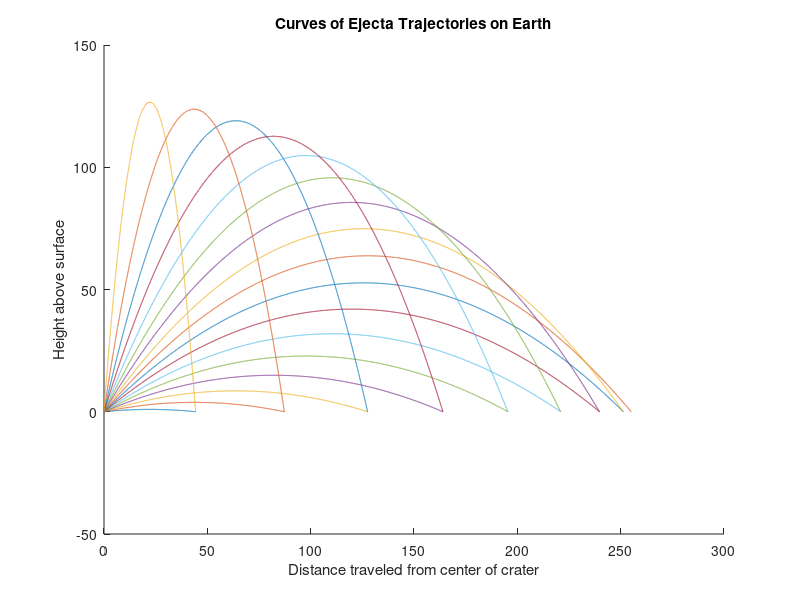
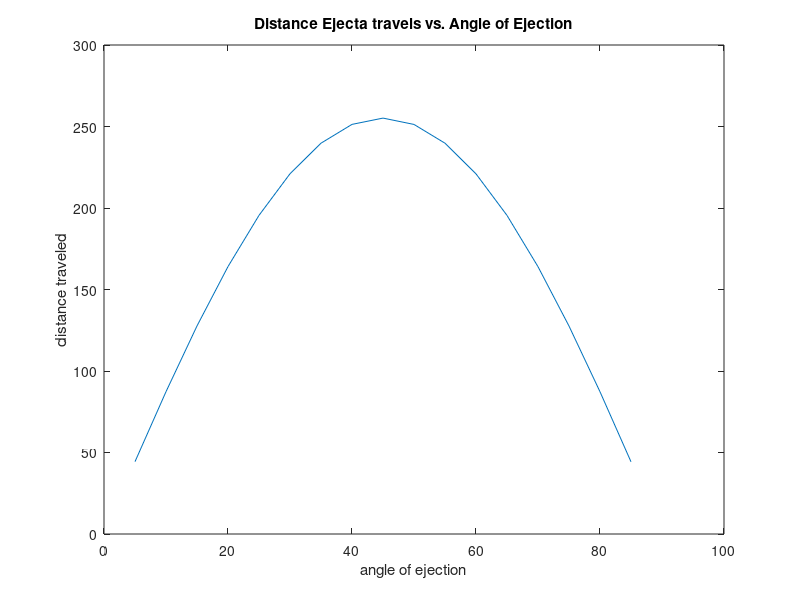
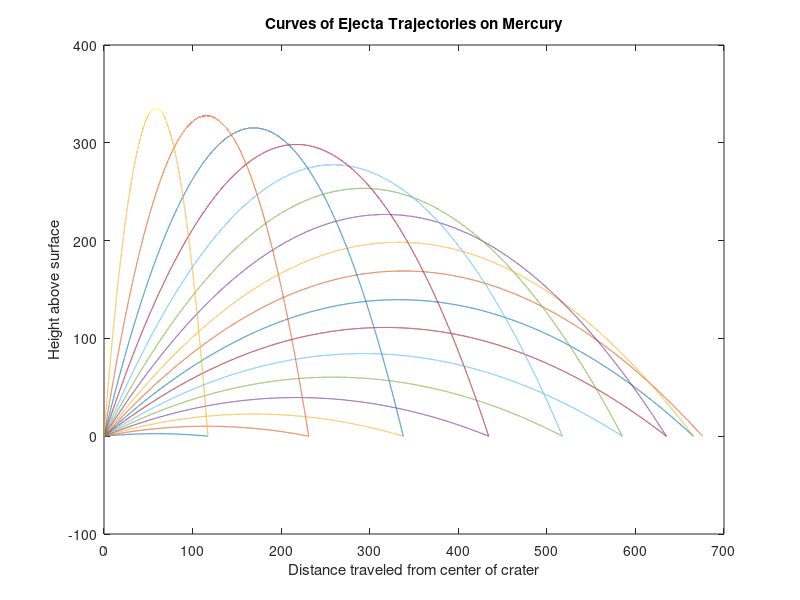
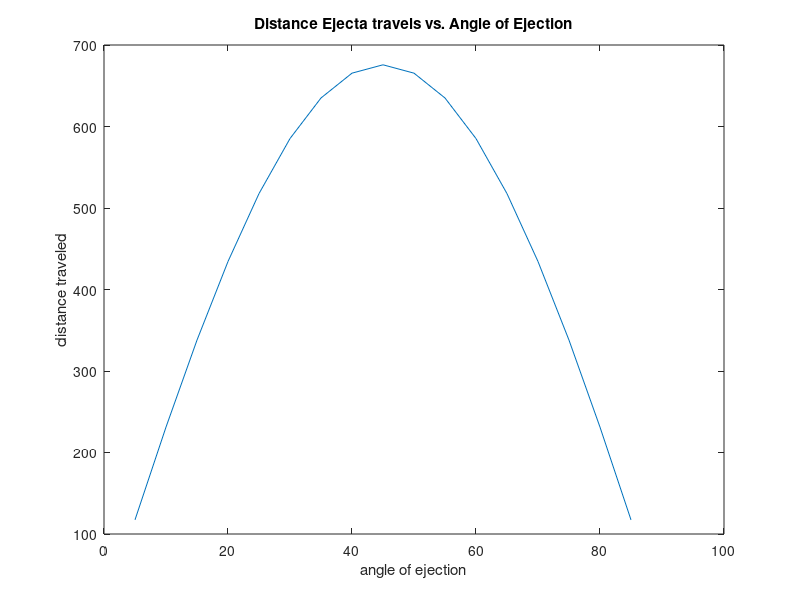

MATLAB code to generate these figures, in order:
function ejecta
% This file will compute the behavior of ejecta on Mercury and Earth
%   This file assumes that the ejecta leave from the center of the crater
%   and travel at an initial velocity of 50 m/s

%   This file is written as a function to avoid side effects
%   This file does not return any values, but rather 4 plots
%       2 plots showing the trajectories of the ejecta
%       2 plots showing the distance the ejecta travels as a function of
%           ejection angle

close all

v_ejecta = 50;   % Velocity of Ejected material in m/s
y_0      = 0;    % Initial height of material in m
t_step   = .001; % time step for Euler's method simulation

y = y_0;
hold on;
for g = [9.8, 3.7]

% This is the primary loop
% This makes the file run twice, once for Mercury, once for Earth

        x_max = [];
        for theta = 5:5:85
% This loop initiates everything for each ejection angle
            vx = v_ejecta * cosd(theta);
            vy = v_ejecta * sind(theta);
            x = 0;
            y = y_0;
            
            x_list = x;
            y_list = y;

            while(y >= 0)
% This loop computes an Euler Simulation of the ballistic trajectory
                delta_x = t_step * vx;
                delta_y = t_step * vy;
                delta_vy = - g * t_step;

                x = x + delta_x;
                y = y + delta_y;
                vy = vy + delta_vy;
                x_list = [x_list, x];
                y_list = [y_list, y];
            end
            plot(x_list,y_list)
            x_max = [x_max, x];
            hold on;
        end

% This section labels the trajectory curves
        xlabel('Distance traveled from center of crater');
        ylabel('Height above surface');
        
        if g == 9.8
            title('Curves of Ejecta Trajectories on Earth');
        else
            title('Curves of Ejecta Trajectories on Mercury');
        end

% This section creates and labels the distance curves
        theta = 5:5:85;
        figure()
        plot(theta, x_max);
        xlabel('angle of ejection');
        ylabel('distance traveled');
        title('Distance Ejecta travels vs. Angle of Ejection');
        figure()

end

close 5 %This line is here to keep MATLAB from opening a blank figure
hold off

end
